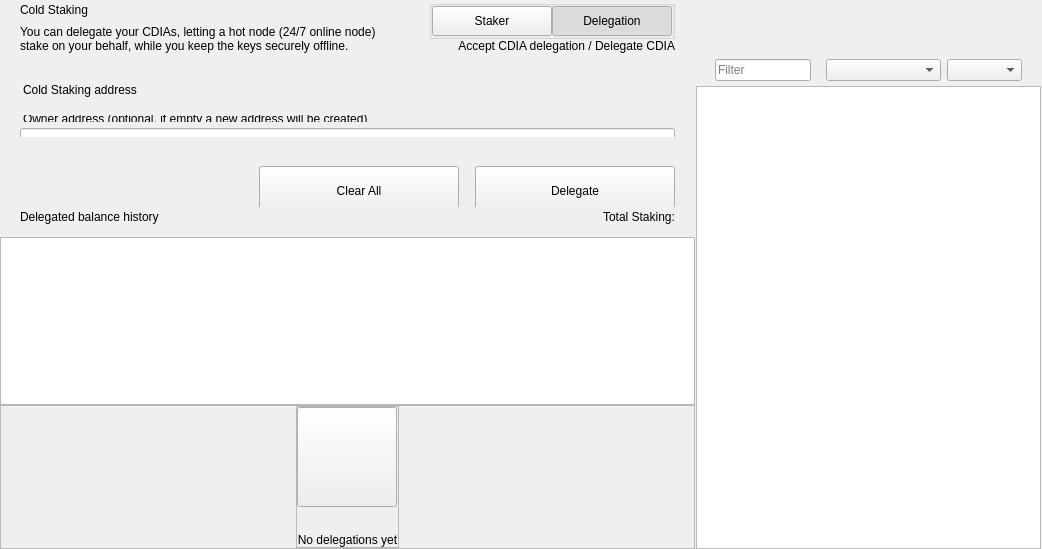
<?xml version="1.0" encoding="UTF-8"?>
<ui version="4.0">
 <class>ColdStakingWidget</class>
 <widget class="QWidget" name="ColdStakingWidget">
  <property name="geometry">
   <rect>
    <x>0</x>
    <y>0</y>
    <width>1042</width>
    <height>549</height>
   </rect>
  </property>
  <property name="windowTitle">
   <string notr="true">N/A</string>
  </property>
  <layout class="QHBoxLayout" name="horizontalLayout_1" stretch="2,1">
   <property name="spacing">
    <number>0</number>
   </property>
   <property name="leftMargin">
    <number>0</number>
   </property>
   <property name="topMargin">
    <number>0</number>
   </property>
   <property name="rightMargin">
    <number>0</number>
   </property>
   <property name="bottomMargin">
    <number>0</number>
   </property>
   <item>
    <widget class="QWidget" name="left" native="true">
     <layout class="QVBoxLayout" name="verticalLayout_3">
      <property name="leftMargin">
       <number>0</number>
      </property>
      <property name="topMargin">
       <number>0</number>
      </property>
      <property name="rightMargin">
       <number>0</number>
      </property>
      <property name="bottomMargin">
       <number>0</number>
      </property>
      <item>
       <layout class="QVBoxLayout" name="verticalLayout_2">
        <property name="spacing">
         <number>0</number>
        </property>
        <item>
         <layout class="QVBoxLayout" name="verticalLayoutTop">
          <property name="spacing">
           <number>0</number>
          </property>
          <property name="leftMargin">
           <number>0</number>
          </property>
          <property name="rightMargin">
           <number>0</number>
          </property>
          <item>
           <widget class="QWidget" name="containerTitle" native="true">
            <property name="sizePolicy">
             <sizepolicy hsizetype="Preferred" vsizetype="Minimum">
              <horstretch>0</horstretch>
              <verstretch>0</verstretch>
             </sizepolicy>
            </property>
            <property name="maximumSize">
             <size>
              <width>16777215</width>
              <height>100</height>
             </size>
            </property>
            <layout class="QHBoxLayout" name="containerTitleLayout">
             <property name="spacing">
              <number>0</number>
             </property>
             <property name="leftMargin">
              <number>20</number>
             </property>
             <property name="topMargin">
              <number>0</number>
             </property>
             <property name="rightMargin">
              <number>20</number>
             </property>
             <property name="bottomMargin">
              <number>0</number>
             </property>
             <item>
              <layout class="QVBoxLayout" name="verticalLayout11">
               <property name="spacing">
                <number>5</number>
               </property>
               <item>
                <widget class="QLabel" name="labelTitle">
                 <property name="text">
                  <string>Cold Staking</string>
                 </property>
                </widget>
               </item>
               <item>
                <widget class="QLabel" name="labelSubtitle1">
                 <property name="maximumSize">
                  <size>
                   <width>16777215</width>
                   <height>16777215</height>
                  </size>
                 </property>
                 <property name="text">
                  <string>You can delegate your CDIAs, letting a hot node (24/7 online node)
stake on your behalf, while you keep the keys securely offline.</string>
                 </property>
                </widget>
               </item>
              </layout>
             </item>
             <item>
              <spacer name="horizontalSpacer">
               <property name="orientation">
                <enum>Qt::Horizontal</enum>
               </property>
               <property name="sizeHint" stdset="0">
                <size>
                 <width>40</width>
                 <height>20</height>
                </size>
               </property>
              </spacer>
             </item>
             <item>
              <widget class="QWidget" name="containerViewPrivacyChecks" native="true">
               <layout class="QVBoxLayout" name="containerPrivacyChecks">
                <property name="spacing">
                 <number>0</number>
                </property>
                <property name="leftMargin">
                 <number>0</number>
                </property>
                <property name="topMargin">
                 <number>0</number>
                </property>
                <property name="rightMargin">
                 <number>0</number>
                </property>
                <property name="bottomMargin">
                 <number>0</number>
                </property>
                <item alignment="Qt::AlignHCenter|Qt::AlignVCenter">
                 <widget class="QGroupBox" name="groupBox">
                  <property name="title">
                   <string/>
                  </property>
                  <layout class="QHBoxLayout" name="horizontalLayout_2_1">
                   <property name="spacing">
                    <number>0</number>
                   </property>
                   <property name="leftMargin">
                    <number>0</number>
                   </property>
                   <property name="topMargin">
                    <number>0</number>
                   </property>
                   <property name="rightMargin">
                    <number>0</number>
                   </property>
                   <property name="bottomMargin">
                    <number>0</number>
                   </property>
                   <item>
                    <widget class="QPushButton" name="pushLeft">
                     <property name="minimumSize">
                      <size>
                       <width>120</width>
                       <height>30</height>
                      </size>
                     </property>
                     <property name="maximumSize">
                      <size>
                       <width>120</width>
                       <height>30</height>
                      </size>
                     </property>
                     <property name="focusPolicy">
                      <enum>Qt::NoFocus</enum>
                     </property>
                     <property name="text">
                      <string>Staker</string>
                     </property>
                     <property name="checkable">
                      <bool>true</bool>
                     </property>
                     <property name="autoExclusive">
                      <bool>true</bool>
                     </property>
                    </widget>
                   </item>
                   <item>
                    <widget class="QPushButton" name="pushRight">
                     <property name="minimumSize">
                      <size>
                       <width>120</width>
                       <height>30</height>
                      </size>
                     </property>
                     <property name="maximumSize">
                      <size>
                       <width>120</width>
                       <height>30</height>
                      </size>
                     </property>
                     <property name="focusPolicy">
                      <enum>Qt::NoFocus</enum>
                     </property>
                     <property name="text">
                      <string>Delegation</string>
                     </property>
                     <property name="checkable">
                      <bool>true</bool>
                     </property>
                     <property name="checked">
                      <bool>true</bool>
                     </property>
                     <property name="autoExclusive">
                      <bool>true</bool>
                     </property>
                    </widget>
                   </item>
                  </layout>
                 </widget>
                </item>
                <item>
                 <widget class="QLabel" name="labelSubtitle2">
                  <property name="text">
                   <string>Accept CDIA delegation / Delegate CDIA</string>
                  </property>
                  <property name="alignment">
                   <set>Qt::AlignRight|Qt::AlignTrailing|Qt::AlignVCenter</set>
                  </property>
                 </widget>
                </item>
               </layout>
              </widget>
             </item>
            </layout>
           </widget>
          </item>
          <item>
           <spacer name="verticalSpacer_2">
            <property name="orientation">
             <enum>Qt::Vertical</enum>
            </property>
            <property name="sizeType">
             <enum>QSizePolicy::Fixed</enum>
            </property>
            <property name="sizeHint" stdset="0">
             <size>
              <width>20</width>
              <height>30</height>
             </size>
            </property>
           </spacer>
          </item>
          <item>
           <widget class="QWidget" name="containerSend" native="true">
            <property name="minimumSize">
             <size>
              <width>0</width>
              <height>50</height>
             </size>
            </property>
            <layout class="QVBoxLayout" name="containerSendRow">
             <property name="spacing">
              <number>6</number>
             </property>
             <property name="leftMargin">
              <number>0</number>
             </property>
             <property name="topMargin">
              <number>0</number>
             </property>
             <property name="rightMargin">
              <number>0</number>
             </property>
             <property name="bottomMargin">
              <number>0</number>
             </property>
             <item>
              <widget class="QLabel" name="labelEditTitle">
               <property name="maximumSize">
                <size>
                 <width>16777215</width>
                 <height>30</height>
                </size>
               </property>
               <property name="styleSheet">
                <string notr="true">padding-left:20px; padding-bottom:3px;</string>
               </property>
               <property name="text">
                <string>Cold Staking address</string>
               </property>
              </widget>
             </item>
             <item>
              <spacer name="verticalSpacer_6">
               <property name="orientation">
                <enum>Qt::Vertical</enum>
               </property>
               <property name="sizeType">
                <enum>QSizePolicy::Fixed</enum>
               </property>
               <property name="sizeHint" stdset="0">
                <size>
                 <width>20</width>
                 <height>9</height>
                </size>
               </property>
              </spacer>
             </item>
             <item>
              <widget class="QWidget" name="containerOwner" native="true">
               <layout class="QVBoxLayout" name="vContainerOwner">
                <property name="spacing">
                 <number>4</number>
                </property>
                <property name="leftMargin">
                 <number>20</number>
                </property>
                <property name="topMargin">
                 <number>0</number>
                </property>
                <property name="rightMargin">
                 <number>20</number>
                </property>
                <property name="bottomMargin">
                 <number>0</number>
                </property>
                <item>
                 <widget class="QLabel" name="labelSubtitleDescription">
                  <property name="maximumSize">
                   <size>
                    <width>16777215</width>
                    <height>20</height>
                   </size>
                  </property>
                  <property name="styleSheet">
                   <string notr="true">margin-bottom:2px;
                   margin-left:0.05px;
                   padding:0px;</string>
                  </property>
                  <property name="text">
                   <string>Owner address (optional, if empty a new address will be created)</string>
                  </property>
                 </widget>
                </item>
                <item>
                 <widget class="QLineEdit" name="lineEditOwnerAddress">
                  <property name="minimumSize">
                   <size>
                    <width>0</width>
                    <height>50</height>
                   </size>
                  </property>
                  <property name="maximumSize">
                   <size>
                    <width>16777215</width>
                    <height>50</height>
                   </size>
                  </property>
                  <property name="styleSheet">
                   <string notr="true"/>
                  </property>
                  <property name="placeholderText">
                   <string>Enter owner address</string>
                  </property>
                 </widget>
                </item>
               </layout>
              </widget>
             </item>
            </layout>
           </widget>
          </item>
         </layout>
        </item>
        <item>
         <spacer name="verticalSpacer_3">
          <property name="orientation">
           <enum>Qt::Vertical</enum>
          </property>
          <property name="sizeType">
           <enum>QSizePolicy::Minimum</enum>
          </property>
          <property name="sizeHint" stdset="0">
           <size>
            <width>20</width>
            <height>20</height>
           </size>
          </property>
         </spacer>
        </item>
        <item>
         <widget class="QWidget" name="containerBtn" native="true">
          <property name="minimumSize">
           <size>
            <width>0</width>
            <height>50</height>
           </size>
          </property>
          <layout class="QHBoxLayout" name="horizontalLayout">
           <property name="rightMargin">
            <number>20</number>
           </property>
           <item>
            <spacer name="horizontalSpacer_2">
             <property name="orientation">
              <enum>Qt::Horizontal</enum>
             </property>
             <property name="sizeHint" stdset="0">
              <size>
               <width>200</width>
               <height>20</height>
              </size>
             </property>
            </spacer>
           </item>
           <item>
            <layout class="QHBoxLayout" name="horizontalLayout_7">
             <item>
              <spacer name="horizontalSpacer_3">
               <property name="orientation">
                <enum>Qt::Horizontal</enum>
               </property>
               <property name="sizeType">
                <enum>QSizePolicy::Expanding</enum>
               </property>
               <property name="sizeHint" stdset="0">
                <size>
                 <width>40</width>
                 <height>20</height>
                </size>
               </property>
              </spacer>
             </item>
             <item>
              <widget class="QPushButton" name="pushButtonClear">
               <property name="minimumSize">
                <size>
                 <width>200</width>
                 <height>50</height>
                </size>
               </property>
               <property name="focusPolicy">
                <enum>Qt::NoFocus</enum>
               </property>
               <property name="text">
                <string>Clear All</string>
               </property>
              </widget>
             </item>
             <item>
              <spacer name="horizontalSpacer_4">
               <property name="orientation">
                <enum>Qt::Horizontal</enum>
               </property>
               <property name="sizeType">
                <enum>QSizePolicy::Fixed</enum>
               </property>
               <property name="sizeHint" stdset="0">
                <size>
                 <width>10</width>
                 <height>20</height>
                </size>
               </property>
              </spacer>
             </item>
             <item>
              <widget class="QPushButton" name="pushButtonSend">
               <property name="minimumSize">
                <size>
                 <width>200</width>
                 <height>50</height>
                </size>
               </property>
               <property name="maximumSize">
                <size>
                 <width>200</width>
                 <height>50</height>
                </size>
               </property>
               <property name="focusPolicy">
                <enum>Qt::NoFocus</enum>
               </property>
               <property name="text">
                <string>Delegate</string>
               </property>
              </widget>
             </item>
            </layout>
           </item>
          </layout>
         </widget>
        </item>
        <item>
         <widget class="QWidget" name="containerHistoryLabel" native="true">
          <layout class="QHBoxLayout" name="horizontalLayout_4">
           <property name="spacing">
            <number>0</number>
           </property>
           <property name="leftMargin">
            <number>20</number>
           </property>
           <property name="topMargin">
            <number>0</number>
           </property>
           <property name="rightMargin">
            <number>20</number>
           </property>
           <property name="bottomMargin">
            <number>0</number>
           </property>
           <item>
            <widget class="QWidget" name="verticalWidget" native="true">
             <property name="minimumSize">
              <size>
               <width>100</width>
               <height>0</height>
              </size>
             </property>
             <layout class="QVBoxLayout" name="verticalLayout_58">
              <property name="leftMargin">
               <number>0</number>
              </property>
              <property name="topMargin">
               <number>0</number>
              </property>
              <property name="rightMargin">
               <number>0</number>
              </property>
              <property name="bottomMargin">
               <number>0</number>
              </property>
              <item>
               <widget class="QLabel" name="labelListHistory">
                <property name="text">
                 <string>Delegated balance history</string>
                </property>
               </widget>
              </item>
             </layout>
            </widget>
           </item>
           <item>
            <spacer name="horizontalSpacer_5">
             <property name="orientation">
              <enum>Qt::Horizontal</enum>
             </property>
             <property name="sizeHint" stdset="0">
              <size>
               <width>40</width>
               <height>20</height>
              </size>
             </property>
            </spacer>
           </item>
           <item>
            <widget class="QLabel" name="labelStakingTotal">
             <property name="text">
              <string>Total Staking:</string>
             </property>
            </widget>
           </item>
          </layout>
         </widget>
        </item>
        <item>
         <layout class="QVBoxLayout" name="verticalLayout_64">
          <property name="spacing">
           <number>0</number>
          </property>
          <item>
           <spacer name="verticalSpacer_44">
            <property name="orientation">
             <enum>Qt::Vertical</enum>
            </property>
            <property name="sizeType">
             <enum>QSizePolicy::Fixed</enum>
            </property>
            <property name="sizeHint" stdset="0">
             <size>
              <width>20</width>
              <height>10</height>
             </size>
            </property>
           </spacer>
          </item>
          <item>
           <widget class="QListView" name="listView">
            <property name="enabled">
             <bool>true</bool>
            </property>
            <property name="mouseTracking">
             <bool>true</bool>
            </property>
           </widget>
          </item>
          <item>
           <widget class="QFrame" name="emptyContainer">
            <property name="minimumSize">
             <size>
              <width>0</width>
              <height>100</height>
             </size>
            </property>
            <property name="frameShape">
             <enum>QFrame::StyledPanel</enum>
            </property>
            <property name="frameShadow">
             <enum>QFrame::Raised</enum>
            </property>
            <layout class="QVBoxLayout" name="verticalLayout_71" stretch="1,8">
             <property name="spacing">
              <number>0</number>
             </property>
             <property name="leftMargin">
              <number>0</number>
             </property>
             <property name="topMargin">
              <number>0</number>
             </property>
             <property name="rightMargin">
              <number>0</number>
             </property>
             <property name="bottomMargin">
              <number>0</number>
             </property>
             <item>
              <spacer name="verticalSpacer">
               <property name="orientation">
                <enum>Qt::Vertical</enum>
               </property>
               <property name="sizeHint" stdset="0">
                <size>
                 <width>20</width>
                 <height>20</height>
                </size>
               </property>
              </spacer>
             </item>
             <item alignment="Qt::AlignHCenter|Qt::AlignVCenter">
              <widget class="QFrame" name="emptyScreen">
               <property name="sizePolicy">
                <sizepolicy hsizetype="Expanding" vsizetype="Expanding">
                 <horstretch>0</horstretch>
                 <verstretch>0</verstretch>
                </sizepolicy>
               </property>
               <property name="frameShape">
                <enum>QFrame::StyledPanel</enum>
               </property>
               <property name="frameShadow">
                <enum>QFrame::Raised</enum>
               </property>
               <layout class="QVBoxLayout" name="verticalLayout">
                <property name="spacing">
                 <number>30</number>
                </property>
                <property name="leftMargin">
                 <number>0</number>
                </property>
                <property name="topMargin">
                 <number>0</number>
                </property>
                <property name="rightMargin">
                 <number>0</number>
                </property>
                <property name="bottomMargin">
                 <number>0</number>
                </property>
                <item alignment="Qt::AlignHCenter|Qt::AlignVCenter">
                 <widget class="QPushButton" name="pushImgEmpty">
                  <property name="minimumSize">
                   <size>
                    <width>100</width>
                    <height>100</height>
                   </size>
                  </property>
                  <property name="maximumSize">
                   <size>
                    <width>100</width>
                    <height>100</height>
                   </size>
                  </property>
                  <property name="focusPolicy">
                   <enum>Qt::NoFocus</enum>
                  </property>
                  <property name="text">
                   <string/>
                  </property>
                  <property name="iconSize">
                   <size>
                    <width>100</width>
                    <height>100</height>
                   </size>
                  </property>
                 </widget>
                </item>
                <item alignment="Qt::AlignHCenter|Qt::AlignVCenter">
                 <widget class="QLabel" name="labelEmpty">
                  <property name="styleSheet">
                   <string notr="true"/>
                  </property>
                  <property name="text">
                   <string>No delegations yet</string>
                  </property>
                  <property name="alignment">
                   <set>Qt::AlignCenter</set>
                  </property>
                 </widget>
                </item>
               </layout>
              </widget>
             </item>
            </layout>
           </widget>
          </item>
         </layout>
        </item>
       </layout>
      </item>
     </layout>
    </widget>
   </item>
   <item>
    <widget class="QWidget" name="right" native="true">
     <layout class="QVBoxLayout" name="rightContainer">
      <property name="spacing">
       <number>0</number>
      </property>
      <property name="leftMargin">
       <number>1</number>
      </property>
      <property name="topMargin">
       <number>0</number>
      </property>
      <property name="rightMargin">
       <number>1</number>
      </property>
      <property name="bottomMargin">
       <number>0</number>
      </property>
      <item>
       <widget class="QWidget" name="containerRightButtons" native="true">
        <property name="minimumSize">
         <size>
          <width>0</width>
          <height>50</height>
         </size>
        </property>
        <layout class="QVBoxLayout" name="verticalLayout_4">
         <property name="leftMargin">
          <number>19</number>
         </property>
         <property name="topMargin">
          <number>0</number>
         </property>
         <property name="rightMargin">
          <number>19</number>
         </property>
         <property name="bottomMargin">
          <number>0</number>
         </property>
         <item>
          <widget class="OptionButton" name="btnCoinControl" native="true">
           <property name="minimumSize">
            <size>
             <width>0</width>
             <height>0</height>
            </size>
           </property>
          </widget>
         </item>
         <item>
          <widget class="OptionButton" name="btnColdStaking" native="true"/>
         </item>
         <item>
          <widget class="OptionButton" name="btnMyStakingAddresses" native="true">
           <property name="sizePolicy">
            <sizepolicy hsizetype="Preferred" vsizetype="Minimum">
             <horstretch>0</horstretch>
             <verstretch>0</verstretch>
            </sizepolicy>
           </property>
          </widget>
         </item>
        </layout>
       </widget>
      </item>
      <item>
       <widget class="QWidget" name="sortWidget" native="true">
        <layout class="QHBoxLayout" name="horizontalLayout_6">
         <property name="leftMargin">
          <number>19</number>
         </property>
         <property name="rightMargin">
          <number>19</number>
         </property>
         <property name="bottomMargin">
          <number>5</number>
         </property>
         <item>
          <widget class="QLineEdit" name="lineEditFilter">
           <property name="sizePolicy">
            <sizepolicy hsizetype="Expanding" vsizetype="Fixed">
             <horstretch>0</horstretch>
             <verstretch>0</verstretch>
            </sizepolicy>
           </property>
           <property name="minimumSize">
            <size>
             <width>0</width>
             <height>0</height>
            </size>
           </property>
           <property name="contextMenuPolicy">
            <enum>Qt::DefaultContextMenu</enum>
           </property>
           <property name="acceptDrops">
            <bool>false</bool>
           </property>
           <property name="maxLength">
            <number>40</number>
           </property>
           <property name="placeholderText">
            <string>Filter</string>
           </property>
          </widget>
         </item>
         <item>
          <spacer name="horizontalSpacer_6">
           <property name="orientation">
            <enum>Qt::Horizontal</enum>
           </property>
           <property name="sizeType">
            <enum>QSizePolicy::Preferred</enum>
           </property>
           <property name="sizeHint" stdset="0">
            <size>
             <width>20</width>
             <height>20</height>
            </size>
           </property>
          </spacer>
         </item>
         <item>
          <widget class="QComboBox" name="comboBoxSort">
           <property name="sizePolicy">
            <sizepolicy hsizetype="Preferred" vsizetype="Fixed">
             <horstretch>0</horstretch>
             <verstretch>0</verstretch>
            </sizepolicy>
           </property>
           <property name="minimumSize">
            <size>
             <width>115</width>
             <height>0</height>
            </size>
           </property>
          </widget>
         </item>
         <item>
          <widget class="QComboBox" name="comboBoxSortOrder">
           <property name="sizePolicy">
            <sizepolicy hsizetype="Preferred" vsizetype="Fixed">
             <horstretch>0</horstretch>
             <verstretch>0</verstretch>
            </sizepolicy>
           </property>
           <property name="minimumSize">
            <size>
             <width>75</width>
             <height>0</height>
            </size>
           </property>
          </widget>
         </item>
        </layout>
        <zorder>comboBoxSort</zorder>
        <zorder>comboBoxSortOrder</zorder>
        <zorder>lineEditFilter</zorder>
       </widget>
      </item>
      <item>
       <widget class="QListView" name="listViewStakingAddress">
        <property name="enabled">
         <bool>true</bool>
        </property>
        <property name="mouseTracking">
         <bool>true</bool>
        </property>
       </widget>
      </item>
     </layout>
    </widget>
   </item>
  </layout>
 </widget>
 <customwidgets>
  <customwidget>
   <class>OptionButton</class>
   <extends>QWidget</extends>
   <header>qt/optionbutton.h</header>
   <container>1</container>
  </customwidget>
 </customwidgets>
 <resources/>
 <connections/>
</ui>
